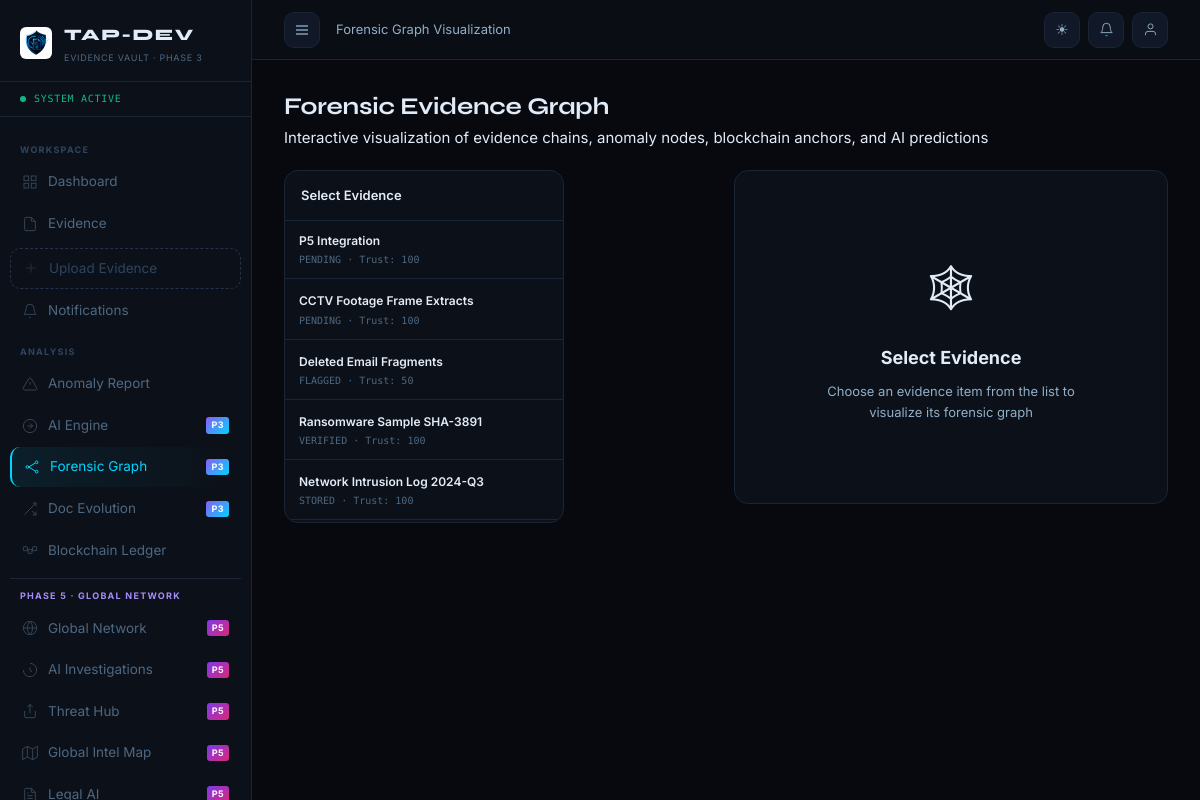
The app's page /graph/ (signed in), older data.
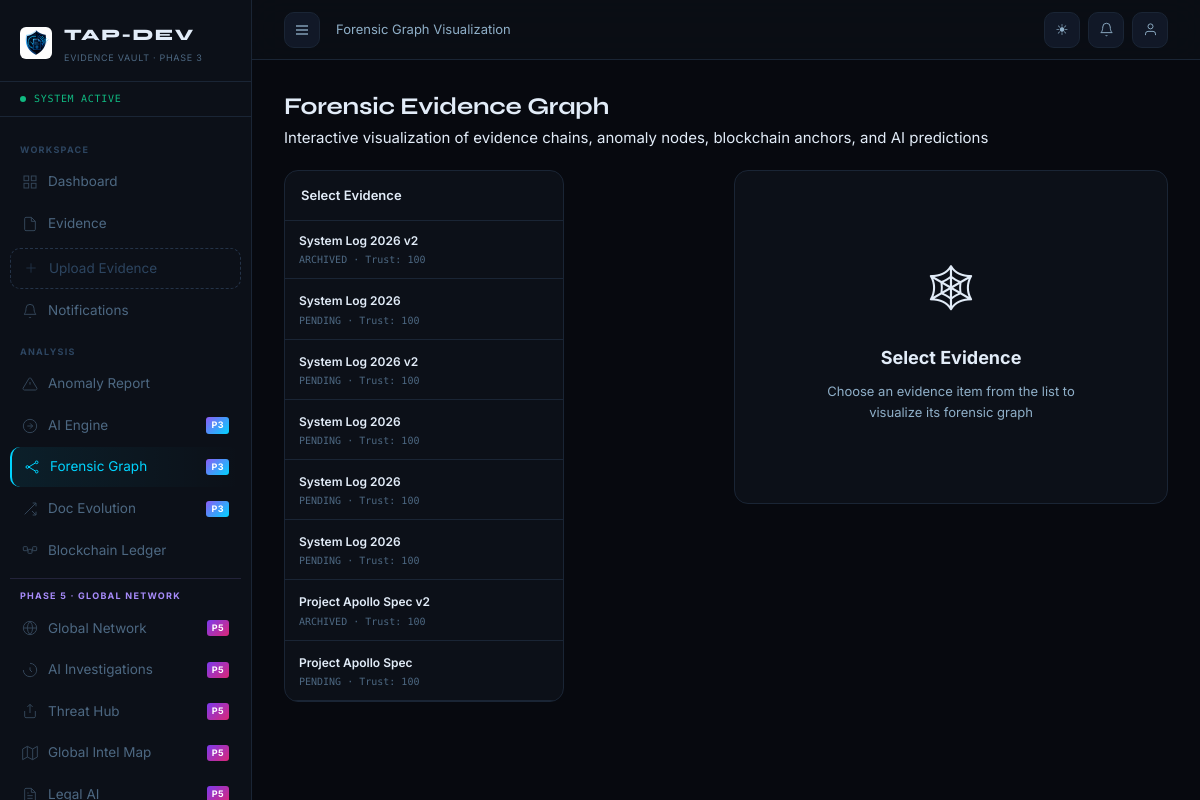
The same page, newer data.
### apps/evidence/models.py (models this page shows, shortened)
class Evidence(models.Model):
    STATUS_CHOICES = [
        ('PENDING','Pending'),('VERIFIED','Verified'),
        ('FLAGGED','Flagged'),('STORED','Stored'),('ARCHIVED','Archived'),
    ]
    EXPIRY_TYPE_CHOICES = [
        ('NONE', 'No Expiry'),
        ('TIMED', 'Time-Based'),
        ('EVENT', 'Event-Based'),
    ]
    title             = models.CharField(max_length=255)
    description       = models.TextField(blank=True)
    file              = models.FileField(upload_to=evidence_upload_path, null=True, blank=True)
    filename_original = models.CharField(max_length=255, blank=True)
    file_size         = models.BigIntegerField(default=0)
    mime_type         = models.CharField(max_length=100, blank=True)
    sha256_hash       = models.CharField(max_length=64, db_index=True)
    uploader          = models.ForeignKey(User, on_delete=models.CASCADE, related_name='submitted_evidence')
    created_at        = models.DateTimeField(auto_now_add=True)
    updated_at        = models.DateTimeField(auto_now=True)
    status            = models.CharField(max_length=20, choices=STATUS_CHOICES, default='PENDING')
    trust_score       = models.IntegerField(default=100)
    ipfs_cid          = models.CharField(max_length=255, blank=True)
    blockchain_tx     = models.CharField(max_length=255, blank=True)
    case_id           = models.CharField(max_length=100, blank=True, db_index=True)
    tags              = models.CharField(max_length=255, blank=True)
    version           = models.PositiveIntegerField(default=1)
    is_latest_version = models.BooleanField(default=True)
    parent_evidence   = models.ForeignKey('self', null=True, blank=True, on_delete=models.SET_NULL, related_name='versions')
    expiry_enabled    = models.BooleanField(default=False)
    expiry_type       = models.CharField(max_length=10, choices=EXPIRY_TYPE_CHOICES, default='NONE')
    expires_at        = models.DateTimeField(null=True, blank=True, db_index=True)
    expiry_condition  = models.CharField(max_length=255, blank=True)  # For event-based
    is_expired        = models.BooleanField(default=False, db_index=True)
    expired_at        = models.DateTimeField(null=True, blank=True)
    class Meta:
        db_table = 'tap_evidence'
        ordering = ['-created_at']

### apps/forensic_graph/views.py (the view)
    @login_required
    def wrapper(request, *args, **kwargs):
        from django.shortcuts import redirect
        from django.contrib import messages
        role = getattr(getattr(request.user, 'profile', None), 'role', 'SUBMITTER')
        if role not in ('ANALYST', 'ADMIN'):
            messages.error(request, 'Access denied.')
            return redirect('dashboard:home')
        return view_func(request, *args, **kwargs)

### apps/forensic_graph/views.py (called while the page is built)
def require_analyst(view_func):
    @login_required
    def wrapper(request, *args, **kwargs):
        from django.shortcuts import redirect
        from django.contrib import messages
        role = getattr(getattr(request.user, 'profile', None), 'role', 'SUBMITTER')
        if role not in ('ANALYST', 'ADMIN'):
            messages.error(request, 'Access denied.')
            return redirect('dashboard:home')
        return view_func(request, *args, **kwargs)
    return wrapper

@require_analyst
def graph_dashboard(request):
    from apps.evidence.models import Evidence
    evidence_list = Evidence.objects.filter(is_latest_version=True).order_by('-created_at')[:30]
    selected_id = request.GET.get('evidence_id')
    selected = None
    graph_data = None
    if selected_id:
        from django.shortcuts import get_object_or_404
        selected = get_object_or_404(Evidence, id=selected_id)
        graph_data = json.dumps(_build_graph(selected))
    return render(request, 'forensic_graph/dashboard.html', {
        'evidence_list': evidence_list,
        'selected': selected,
        'graph_data': graph_data,
    })

### templates/forensic_graph/dashboard.html (shortened to what this page needs)
{% extends 'base.html' %}
{% load static %}
{% block nav_graph %}active{% endblock %}
{% block breadcrumb %}Forensic Graph Visualization{% endblock %}
{% block content %}
<div class="page-header" style="margin-bottom:20px;">
  <div class="page-header-left">
    <div class="page-title">Forensic Evidence Graph</div>
    <div class="page-subtitle">Interactive visualization of evidence chains, anomaly nodes, blockchain anchors, and AI predictions</div>
  </div>
</div>
<div class="two-col" style="gap:16px;align-items:start;">
  <div style="max-width:280px;">
    <div class="card" style="padding:0;overflow:hidden;">
      <div style="padding:14px 16px;border-bottom:1px solid var(--border);font-size:13px;font-weight:600;color:var(--text);">Select Evidence</div>
      <div style="max-height:480px;overflow-y:auto;">
        {% for ev in evidence_list %}
        <a href="?evidence_id={{ ev.id }}" class="{% if selected.id == ev.id %}nav-link active{% else %}nav-link{% endif %}" style="border-radius:0;border-bottom:1px solid var(--border);padding:10px 14px;display:block;">
          <div style="font-size:12px;font-weight:600;color:var(--text);">{{ ev.title|truncatechars:30 }}</div>
          <div style="font-size:10px;color:var(--text-3);margin-top:2px;font-family:var(--font-mono);">{{ ev.status }} · Trust: {{ ev.trust_score }}</div>
        </a>
        {% endfor %}
      </div>
    </div>
  </div>
  <div style="flex:1;min-width:0;">
    {% if selected and graph_data %}
    <div class="graph-canvas-wrap">
      <div class="graph-controls">
        <button onclick="resetZoom()" class="btn btn-ghost" style="font-size:12px;">⊡ Reset View</button>
        <button onclick="toggleForce()" class="btn btn-ghost" style="font-size:12px;" id="forceBtn">⏸ Pause</button>
        <span style="margin-left:auto;font-size:11px;color:var(--text-3);font-family:var(--font-mono);">Evidence: {{ selected.title|truncatechars:40 }}</span>
      </div>
      <svg id="graphSvg"></svg>
    </div>
    {% elif selected %}
    <div class="card" style="text-align:center;padding:60px;">
      <div style="font-size:40px;">📡</div>
      <div style="font-size:16px;font-weight:600;color:var(--text);margin-top:12px;">No events found</div>
      <div style="font-size:13px;color:var(--text-2);">Upload or interact with this evidence first.</div>
    </div>
    {% else %}
    <div class="card" style="text-align:center;padding:80px;">
      <div style="font-size:48px;">🕸</div>
      <div style="font-size:18px;font-weight:700;font-family:var(--font-head);color:var(--text);margin-top:16px;">Select Evidence</div>
      <div style="font-size:13px;color:var(--text-2);margin-top:8px;">Choose an evidence item from the list to visualize its forensic graph</div>
    </div>
    {% endif %}
  </div>
</div>
{% endblock %}

Row changes from the older to the newer data that the page shows:
no longer on this page (row unchanged): Evidence: title "P5 Integration", status "PENDING", trust_score "100"
no longer on this page (row unchanged): Evidence: title "CCTV Footage Frame Extracts", status "PENDING", trust_score "100"
no longer on this page (row unchanged): Evidence: title "Deleted Email Fragments", status "FLAGGED", trust_score "50"
no longer on this page (row unchanged): Evidence: title "Ransomware Sample SHA-3891", status "VERIFIED", trust_score "100"
no longer on this page (row unchanged): Evidence: title "Network Intrusion Log 2024-Q3", status "STORED", trust_score "100"
added Evidence: title "System Log 2026 v2", status "ARCHIVED", trust_score "100"
added Evidence: title "System Log 2026", status "PENDING", trust_score "100"
added Evidence: title "System Log 2026 v2", status "PENDING", trust_score "100"
added Evidence: title "System Log 2026", status "PENDING", trust_score "100"
added Evidence: title "System Log 2026", status "PENDING", trust_score "100"
added Evidence: title "System Log 2026", status "PENDING", trust_score "100"
added Evidence: title "Project Apollo Spec v2", status "ARCHIVED", trust_score "100"
added Evidence: title "Project Apollo Spec", status "PENDING", trust_score "100"
